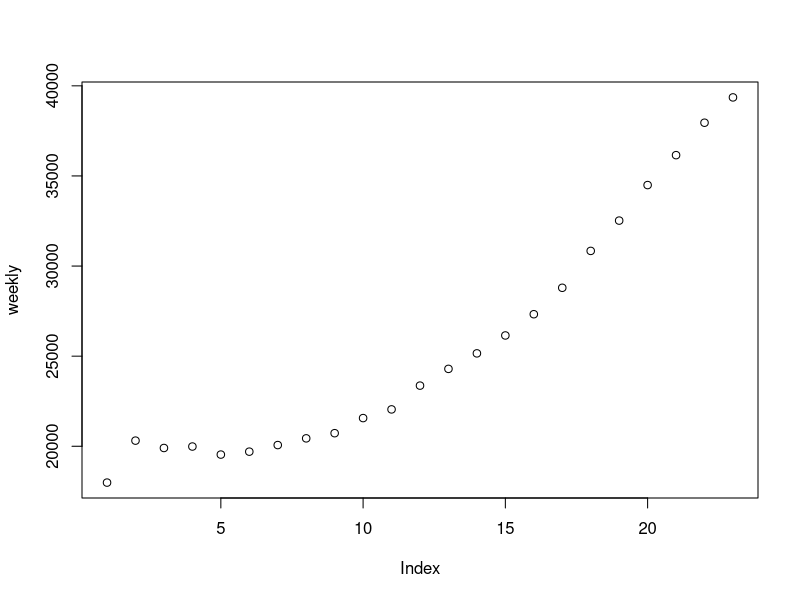
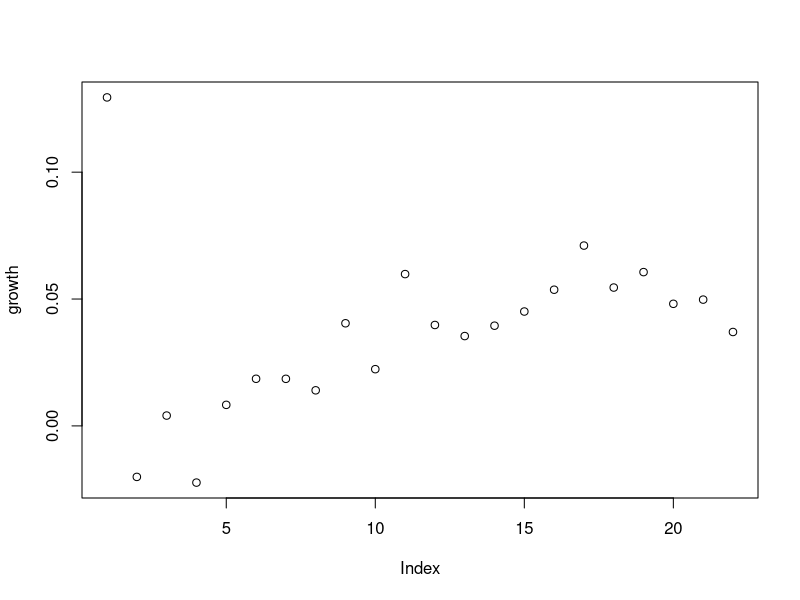
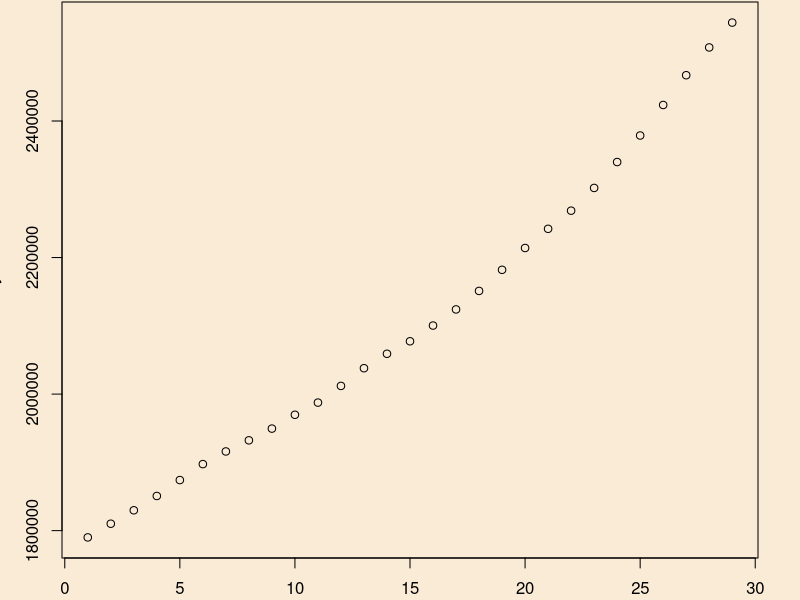

Source code (R) for these figures, in order: (Note: this script raises an error after producing the figures.)
# Jun 30, 2020
library(parallel)

# USA
# starting June 1
y <- c(1790074,1810113,1829792,1850767,1874055,1897436,1915971,1932272,1949452,1969698,1987546,2011968,2037910,2059051,2077358,2100406,2124026,2151108,2182035,2213998,2242093,2268651,2301966,2339911,2378764,2423490,2467071,2507762,2544152)
x <- 1:length(y)
daily <- c(1,y[-1]-y[-length(y)])
weekly <- c();for (i in 1:(length(daily)-6)){weekly <- c(weekly,mean(daily[i:(i+6)]))}
plot(weekly);growth <- weekly[-1]/weekly[-length(weekly)]-1;plot(growth)
daily_change <- median(growth[(length(growth)-6):length(growth)])
weekly_change <- mean(growth[(length(growth)-6):length(growth)])

x_forecast <- 1:(length(y)+21)
par(mfrow=c(1,1),mar=c(2.1,3.1,0.1,2.1),bg='antiquewhite',xpd=T,lwd=1)
plot(y~x)
x_subset <- x[(length(x)-20):length(x)]
y_subset <- y[(length(y)-20):length(y)]

# case growth
y_scale <- seq(0,20,length=25)
x_shift <- seq(0,500,length=25)
power <- seq(1,3,length=25)
y_shift <- seq(min(y_subset)/2,min(y_subset),length=25)
parameter_array <- expand.grid(y_scale,x_shift,power,y_shift)
combinations <- 1:nrow(parameter_array)
fit_fx <- function(input){sum((y_subset-parameter_array[input,4]-(parameter_array[input,1]*x_subset+parameter_array[input,2])^parameter_array[input,3])^2)}
cluster <- makeCluster(detectCores()-1)
clusterExport(cluster,c("x_subset","y_subset","parameter_array"))
system.time(sum_squares <- as.numeric(parLapply(cluster,combinations,fit_fx)))
deathgrow_USA <- as.numeric(parameter_array[which(sum_squares==min(sum_squares,na.rm=T)),]);print(deathgrow_USA)
fit_DG <- deathgrow_USA[4]+(deathgrow_USA[1]*x_forecast+deathgrow_USA[2])^deathgrow_USA[3]
plot(fit_DG~x_forecast,type="l");points(y_subset~x_subset,pch=16)

# case logistic
K <- seq(0,(max(y)-min(y_subset))*10,length=100)+max(y)
Po <- seq(-3,3,length=25)
r <- seq(-.2,0.2,length=25)
parameter_array <- expand.grid(K,Po,r)
combinations <- 1:nrow(parameter_array)
fit_fx <- function(input){sum((y_subset-parameter_array[input,1]/(1+exp(parameter_array[input,2]+parameter_array[input,3]*x_subset)))^2)}
cluster <- makeCluster(detectCores()-1)
clusterExport(cluster,c("x_subset","y_subset","parameter_array"))
system.time(sum_squares <- as.numeric(parLapply(cluster,combinations,fit_fx)))
deathlog_USA <- as.numeric(parameter_array[which(sum_squares==min(sum_squares,na.rm=T)),]);print(deathlog_USA)
fit_DL <- deathlog_USA[1]/(1+exp(deathlog_USA[2]+deathlog_USA[3]*x_forecast))
plot(fit_DG~x_forecast,type="l",col="red",lwd=3);lines(fit_DL~x_forecast,col="green",lwd=3);points(y_subset~x_subset,pch=16)
fit_DM <- .5*fit_DG+.5*fit_DL;lines(fit_DM~x_forecast,col="goldenrod1",lwd=3)

# case graph
par(mar=c(4.1,4.1,3.1,7.1),mfrow=c(1,1),bg='antiquewhite',xpd=T,lwd=2)
options(scipen=5)
y_shift <- floor(min(y_subset)/100000)*100000
y_max <- 4100000-y_shift
y_middle <- 3900000-y_shift
y_limit <- 3900000-y_shift
predicted <- 2425543
date_offset <- 22
barplot(y_subset-y_shift,space=0,col="goldenrod1",las=1,yaxt="n",xlim=c(0,length(x_forecast)-x_subset[1]),ylim=c(0,y_max))
par(new=T)
barplot(c(rep(NA,length(y_subset)),fit_DM[-(1:max(x_subset))])-y_shift,space=0,col="darkorange",las=1,yaxt="n",xlim=c(0,length(x_forecast)-x_subset[1]),ylim=c(0,y_max),density=50)
polygon(c(20,21,21,20),c(0,0,predicted-y_shift,predicted-y_shift),col="darkorange",density=50)
polygon(c(20,21,21,20),c(0,0,predicted-y_shift,predicted-y_shift),density=0)
range1 <- paste(format(as.Date(21,origin=Sys.Date()-date_offset),"%b%d"),"-",format(as.Date(28,origin=Sys.Date()-date_offset),"%b%d"),sep="")
range2 <- paste(format(as.Date(28,origin=Sys.Date()-date_offset),"%b%d"),"-",format(as.Date(35,origin=Sys.Date()-date_offset),"%b%d"),sep="")
range3 <- paste(format(as.Date(35,origin=Sys.Date()-date_offset),"%b%d"),"-",format(as.Date(42,origin=Sys.Date()-date_offset),"%b%d"),sep="")
text(45.25,y_limit*.72,range1,col="black",cex=1.3)
text(45.25,y_limit*.66,paste("+",round(fit_DM[length(fit_DM)-14]-max(y)),sep=""),col="darkorange",cex=2.4)
text(45.25,y_limit*.86,range2,col="black",cex=1.3)
text(45.25,y_limit*.8,paste("+",round(fit_DM[length(fit_DM)-7]-fit_DM[length(fit_DM)-14]),sep=""),col="darkorange",cex=2.4)
text(45.25,y_limit*1,range3,col="black",cex=1.3)
text(45.25,y_limit*.94,paste("+",round(fit_DM[length(fit_DM)]-fit_DM[length(fit_DM)-7]),sep=""),col="darkorange",cex=2.4)
axis(1,pos=0,hadj=.8,las=3,cex.axis=1.5,at=0:41+.5,labels=format(as.Date(1:42,origin=Sys.Date()-date_offset),"%b%d"),tick=F)
y_axis <- axis(2,pos=0,lwd=5,las=2,cex.axis=1,hadj=20)
axis(2,pos=0,lwd=5,las=2,cex.axis=1.5,at=y_axis,labels=y_shift+y_axis)
mtext("United States",side=3,line = -0.5,cex=5)
text(-2.5,y_limit*1.14,"COVID",cex=2)
text(-2.5,y_limit*1.08,"Cases",cex=2)
text(45.25,y_limit*1.18,"7-Day Median",cex=1.3)
text(45.25,y_limit*1.14,"Daily Growth:",cex=1.3)
text(45.25,y_limit*1.08,paste(round(daily_change*100,1),"%",sep=""),col="black",cex=2.5)
text(20.5,y_middle*.58,"Predicted:",cex=1.3)
text(20.5,y_middle*.52,predicted,col="darkorange",cex=2.5)
text(20.5,y_limit*.72,"June 29:",cex=1.3)
text(20.5,y_limit*.66,y[length(y)],cex=2.5)

# India
# starting June 3
y <- c(207615,216919,226770,236657,246628,256611,266598,276583,286579,297535,308993,320922,332424,343091,354065,366946,380532,395048,410461,425282,440215,456183,473105,490401,508953,528859,548318,566840)
x <- 1:length(y)
daily <- c(1,y[-1]-y[-length(y)])
weekly <- c();for (i in 1:(length(daily)-6)){weekly <- c(weekly,mean(daily[i:(i+6)]))}
plot(weekly);growth <- weekly[-1]/weekly[-length(weekly)]-1;plot(growth)
daily_change <- median(growth[(length(growth)-6):length(growth)])
weekly_change <- mean(growth[(length(growth)-6):length(growth)])

x_forecast <- 1:(length(y)+21)
par(mfrow=c(1,1),mar=c(2.1,3.1,0.1,2.1),bg='antiquewhite',xpd=T,lwd=1)
plot(y~x)
x_subset <- x[(length(x)-20):length(x)]
y_subset <- y[(length(y)-20):length(y)]

# case growth
y_scale <- seq(0,20,length=25)
x_shift <- seq(0,500,length=25)
power <- seq(1,3,length=25)
y_shift <- seq(min(y_subset)/2,min(y_subset),length=25)
parameter_array <- expand.grid(y_scale,x_shift,power,y_shift)
combinations <- 1:nrow(parameter_array)
fit_fx <- function(input){sum((y_subset-parameter_array[input,4]-(parameter_array[input,1]*x_subset+parameter_array[input,2])^parameter_array[input,3])^2)}
cluster <- makeCluster(detectCores()-1)
clusterExport(cluster,c("x_subset","y_subset","parameter_array"))
system.time(sum_squares <- as.numeric(parLapply(cluster,combinations,fit_fx)))
deathgrow_INDIA <- as.numeric(parameter_array[which(sum_squares==min(sum_squares,na.rm=T)),]);print(deathgrow_INDIA)
fit_DG <- deathgrow_INDIA[4]+(deathgrow_INDIA[1]*x_forecast+deathgrow_INDIA[2])^deathgrow_INDIA[3]
plot(fit_DG~x_forecast,type="l");points(y_subset~x_subset,pch=16)

# case logistic
K <- seq(0,(max(y)-min(y_subset))*10,length=100)+max(y)
Po <- seq(-3,3,length=25)
r <- seq(-.2,0.2,length=25)
parameter_array <- expand.grid(K,Po,r)
combinations <- 1:nrow(parameter_array)
fit_fx <- function(input){sum((y_subset-parameter_array[input,1]/(1+exp(parameter_array[input,2]+parameter_array[input,3]*x_subset)))^2)}
cluster <- makeCluster(detectCores()-1)
clusterExport(cluster,c("x_subset","y_subset","parameter_array"))
system.time(sum_squares <- as.numeric(parLapply(cluster,combinations,fit_fx)))
deathlog_INDIA <- as.numeric(parameter_array[which(sum_squares==min(sum_squares,na.rm=T)),]);print(deathlog_INDIA)
fit_DL <- deathlog_INDIA[1]/(1+exp(deathlog_INDIA[2]+deathlog_INDIA[3]*x_forecast))
plot(fit_DG~x_forecast,type="l",col="red",lwd=3);lines(fit_DL~x_forecast,col="green",lwd=3);points(y_subset~x_subset,pch=16)
fit_DM <- .5*fit_DG+.5*fit_DL;lines(fit_DM~x_forecast,col="goldenrod1",lwd=3)

# case graph
par(mar=c(4.1,4.1,3.1,7.1),mfrow=c(1,1),bg='antiquewhite',xpd=T,lwd=2)
options(scipen=5)
y_shift <- floor(min(y_subset)/100000)*100000
y_max <- 1300000-y_shift
y_middle <- 1200000-y_shift
y_limit <- 1200000-y_shift
predicted <- 540864
date_offset <- 21
barplot(y_subset-y_shift,space=0,col="goldenrod1",las=1,yaxt="n",xlim=c(0,length(x_forecast)-x_subset[1]),ylim=c(0,y_max))
par(new=T)
barplot(c(rep(NA,length(y_subset)),fit_DM[-(1:max(x_subset))])-y_shift,space=0,col="darkorange",las=1,yaxt="n",xlim=c(0,length(x_forecast)-x_subset[1]),ylim=c(0,y_max),density=50)
polygon(c(20,21,21,20),c(0,0,predicted-y_shift,predicted-y_shift),col="darkorange",density=50)
polygon(c(20,21,21,20),c(0,0,predicted-y_shift,predicted-y_shift),density=0)
range1 <- paste(format(as.Date(21,origin=Sys.Date()-date_offset),"%b%d"),"-",format(as.Date(28,origin=Sys.Date()-date_offset),"%b%d"),sep="")
range2 <- paste(format(as.Date(28,origin=Sys.Date()-date_offset),"%b%d"),"-",format(as.Date(35,origin=Sys.Date()-date_offset),"%b%d"),sep="")
range3 <- paste(format(as.Date(35,origin=Sys.Date()-date_offset),"%b%d"),"-",format(as.Date(42,origin=Sys.Date()-date_offset),"%b%d"),sep="")
text(45.25,y_limit*.72,range1,col="black",cex=1.3)
text(45.25,y_limit*.66,paste("+",round(fit_DM[length(fit_DM)-14]-max(y)),sep=""),col="darkorange",cex=2.4)
text(45.25,y_limit*.86,range2,col="black",cex=1.3)
text(45.25,y_limit*.8,paste("+",round(fit_DM[length(fit_DM)-7]-fit_DM[length(fit_DM)-14]),sep=""),col="darkorange",cex=2.4)
text(45.25,y_limit*1,range3,col="black",cex=1.3)
text(45.25,y_limit*.94,paste("+",round(fit_DM[length(fit_DM)]-fit_DM[length(fit_DM)-7]),sep=""),col="darkorange",cex=2.4)
axis(1,pos=0,hadj=.8,las=3,cex.axis=1.5,at=0:41+.5,labels=format(as.Date(1:42,origin=Sys.Date()-date_offset),"%b%d"),tick=F)
y_axis <- axis(2,pos=0,lwd=5,las=2,cex.axis=1,hadj=20)
axis(2,pos=0,lwd=5,las=2,cex.axis=1.5,at=y_axis,labels=y_shift+y_axis)
mtext("India",side=3,line = -0.5,cex=5)
text(-2.5,y_limit*1.14,"COVID",cex=2)
text(-2.5,y_limit*1.08,"Cases",cex=2)
text(45.25,y_limit*1.18,"7-Day Median",cex=1.3)
text(45.25,y_limit*1.14,"Daily Growth:",cex=1.3)
text(45.25,y_limit*1.08,paste(round(daily_change*100,1),"%",sep=""),col="black",cex=2.5)
text(20.5,y_middle*.58,"Predicted:",cex=1.3)
text(20.5,y_middle*.52,predicted,col="darkorange",cex=2.5)
text(20.5,y_limit*.72,"June 30:",cex=1.3)
text(20.5,y_limit*.66,y[length(y)],cex=2.5)

# UK
# starting June 1
y <- c(276332,277985,279856,281661,283311,284868,286194,287399,289140,290143,291409,292950,294375,295889,296857,298136,299251,300469,301815,303110,304331,305289,306210,306862,307980,309360,310250,311151,311965)
x <- 1:length(y)
daily <- c(1,y[-1]-y[-length(y)])
weekly <- c();for (i in 1:(length(daily)-6)){weekly <- c(weekly,mean(daily[i:(i+6)]))}
plot(weekly);growth <- weekly[-1]/weekly[-length(weekly)]-1;plot(growth)
daily_change <- median(growth[(length(growth)-6):length(growth)])
weekly_change <- mean(growth[(length(growth)-6):length(growth)])

x_forecast <- 1:(length(y)+21)
par(mfrow=c(1,1),mar=c(2.1,3.1,0.1,2.1),bg='antiquewhite',xpd=T,lwd=1)
plot(y~x)
x_subset <- x[(length(x)-20):length(x)]
y_subset <- y[(length(y)-20):length(y)]

# case growth
y_scale <- seq(0,20,length=25)
x_shift <- seq(1000,2000,length=25)
power <- seq(.5,2.5,length=25)
y_shift <- seq(min(y_subset)/2,min(y_subset),length=25)
parameter_array <- expand.grid(y_scale,x_shift,power,y_shift)
combinations <- 1:nrow(parameter_array)
fit_fx <- function(input){sum((y_subset-parameter_array[input,4]-(parameter_array[input,1]*x_subset+parameter_array[input,2])^parameter_array[input,3])^2)}
cluster <- makeCluster(detectCores()-1)
clusterExport(cluster,c("x_subset","y_subset","parameter_array"))
system.time(sum_squares <- as.numeric(parLapply(cluster,combinations,fit_fx)))
deathgrow_UK <- as.numeric(parameter_array[which(sum_squares==min(sum_squares,na.rm=T)),]);print(deathgrow_UK)
fit_DG <- deathgrow_UK[4]+(deathgrow_UK[1]*x_forecast+deathgrow_UK[2])^deathgrow_UK[3]
plot(fit_DG~x_forecast,type="l");points(y_subset~x_subset,pch=16)

# case logistic
K <- seq(0,(max(y)-min(y_subset))*5,length=100)+max(y)
Po <- seq(-3,3,length=25)
r <- seq(-.2,0.2,length=25)
parameter_array <- expand.grid(K,Po,r)
combinations <- 1:nrow(parameter_array)
fit_fx <- function(input){sum((y_subset-parameter_array[input,1]/(1+exp(parameter_array[input,2]+parameter_array[input,3]*x_subset)))^2)}
cluster <- makeCluster(detectCores()-1)
clusterExport(cluster,c("x_subset","y_subset","parameter_array"))
system.time(sum_squares <- as.numeric(parLapply(cluster,combinations,fit_fx)))
deathlog_UK <- as.numeric(parameter_array[which(sum_squares==min(sum_squares,na.rm=T)),]);print(deathlog_UK)
fit_DL <- deathlog_UK[1]/(1+exp(deathlog_UK[2]+deathlog_UK[3]*x_forecast))
plot(fit_DG~x_forecast,type="l",col="red",lwd=3);lines(fit_DL~x_forecast,col="green",lwd=3);points(y_subset~x_subset,pch=16)
fit_DM <- .2*fit_DG+.8*fit_DL;lines(fit_DM~x_forecast,col="goldenrod1",lwd=3)

# case graph
par(mar=c(4.1,4.1,3.1,7.1),mfrow=c(1,1),bg='antiquewhite',xpd=T,lwd=2)
options(scipen=5)
y_shift <- floor(min(y_subset)/10000)*10000
y_max <- 337500-y_shift
y_middle <- 330000-y_shift
y_limit <- 330000-y_shift
predicted <- 313295
date_offset <- 22
barplot(y_subset-y_shift,space=0,col="goldenrod1",las=1,yaxt="n",xlim=c(0,length(x_forecast)-x_subset[1]),ylim=c(0,y_max))
par(new=T)
barplot(c(rep(NA,length(y_subset)),fit_DM[-(1:max(x_subset))])-y_shift,space=0,col="darkorange",las=1,yaxt="n",xlim=c(0,length(x_forecast)-x_subset[1]),ylim=c(0,y_max),density=50)
ref <- max(y)-y_shift
polygon(c(20,21,21,20),c(ref,ref,predicted-y_shift,predicted-y_shift),col="darkorange",density=50)
polygon(c(20,21,21,20),c(ref,ref,predicted-y_shift,predicted-y_shift),density=0)
range1 <- paste(format(as.Date(21,origin=Sys.Date()-date_offset),"%b%d"),"-",format(as.Date(28,origin=Sys.Date()-date_offset),"%b%d"),sep="")
range2 <- paste(format(as.Date(28,origin=Sys.Date()-date_offset),"%b%d"),"-",format(as.Date(35,origin=Sys.Date()-date_offset),"%b%d"),sep="")
range3 <- paste(format(as.Date(35,origin=Sys.Date()-date_offset),"%b%d"),"-",format(as.Date(42,origin=Sys.Date()-date_offset),"%b%d"),sep="")
text(45.25,y_limit*.72,range1,col="black",cex=1.3)
text(45.25,y_limit*.66,paste("+",round(fit_DM[length(fit_DM)-14]-max(y)),sep=""),col="darkorange",cex=2.4)
text(45.25,y_limit*.86,range2,col="black",cex=1.3)
text(45.25,y_limit*.8,paste("+",round(fit_DM[length(fit_DM)-7]-fit_DM[length(fit_DM)-14]),sep=""),col="darkorange",cex=2.4)
text(45.25,y_limit*1,range3,col="black",cex=1.3)
text(45.25,y_limit*.94,paste("+",round(fit_DM[length(fit_DM)]-fit_DM[length(fit_DM)-7]),sep=""),col="darkorange",cex=2.4)
axis(1,pos=0,hadj=.8,las=3,cex.axis=1.5,at=0:41+.5,labels=format(as.Date(1:42,origin=Sys.Date()-date_offset),"%b%d"),tick=F)
y_axis <- axis(2,pos=0,lwd=5,las=2,cex.axis=1,hadj=20)
axis(2,pos=0,lwd=5,las=2,cex.axis=1.5,at=y_axis,labels=y_shift+y_axis)
mtext("United Kingdom",side=3,line = -0.5,cex=5)
text(-2.5,y_limit*1.14,"COVID",cex=2)
text(-2.5,y_limit*1.08,"Cases",cex=2)
text(45.25,y_limit*1.18,"7-Day Median",cex=1.3)
text(45.25,y_limit*1.14,"Daily Growth:",cex=1.3)
text(45.25,y_limit*1.08,paste(round(daily_change*100,1),"%",sep=""),col="black",cex=2.5)
text(20.5,y_middle*(.58+.25),"Predicted:",cex=1.3)
text(20.5,y_middle*(.52+.25),predicted,col="darkorange",cex=2.5)
text(20.5,y_limit*(.72+.25),"June 29:",cex=1.3)
text(20.5,y_limit*(.66+.25),y[length(y)],cex=2.5)

# Canada
# starting June 1
y <- c(91705,92410,93085,93726,94335,95057,95699,96244,96652,97125,97530,97945,98410,98787,99147,99467,99853,100220,100629,101019,101337,101637,101963,102242,102622,102794,103032,103250,103918)
x <- 1:length(y)
daily <- c(1,y[-1]-y[-length(y)])
weekly <- c();for (i in 1:(length(daily)-6)){weekly <- c(weekly,mean(daily[i:(i+6)]))}
plot(weekly);growth <- weekly[-1]/weekly[-length(weekly)]-1;plot(growth)
daily_change <- median(growth[(length(growth)-6):length(growth)])
weekly_change <- mean(growth[(length(growth)-6):length(growth)])

x_forecast <- 1:(length(y)+21)
par(mfrow=c(1,1),mar=c(2.1,3.1,0.1,2.1),bg='antiquewhite',xpd=T,lwd=1)
plot(y~x)
x_subset <- x[(length(x)-20):length(x)]
y_subset <- y[(length(y)-20):length(y)]

# case growth
y_scale <- seq(0,20,length=25)
x_shift <- seq(0,1000,length=25)
power <- seq(.5,2.5,length=25)
y_shift <- seq(min(y_subset)/2,min(y_subset),length=25)
parameter_array <- expand.grid(y_scale,x_shift,power,y_shift)
combinations <- 1:nrow(parameter_array)
fit_fx <- function(input){sum((y_subset-parameter_array[input,4]-(parameter_array[input,1]*x_subset+parameter_array[input,2])^parameter_array[input,3])^2)}
cluster <- makeCluster(detectCores()-1)
clusterExport(cluster,c("x_subset","y_subset","parameter_array"))
system.time(sum_squares <- as.numeric(parLapply(cluster,combinations,fit_fx)))
deathgrow_CANADA <- as.numeric(parameter_array[which(sum_squares==min(sum_squares,na.rm=T)),]);print(deathgrow_CANADA)
fit_DG <- deathgrow_CANADA[4]+(deathgrow_CANADA[1]*x_forecast+deathgrow_CANADA[2])^deathgrow_CANADA[3]
plot(fit_DG~x_forecast,type="l");points(y_subset~x_subset,pch=16)

# case logistic
K <- seq(0,(max(y)-min(y_subset))*5,length=100)+max(y)
Po <- seq(-3,3,length=25)
r <- seq(-.2,0.2,length=25)
parameter_array <- expand.grid(K,Po,r)
combinations <- 1:nrow(parameter_array)
fit_fx <- function(input){sum((y_subset-parameter_array[input,1]/(1+exp(parameter_array[input,2]+parameter_array[input,3]*x_subset)))^2)}
cluster <- makeCluster(detectCores()-1)
clusterExport(cluster,c("x_subset","y_subset","parameter_array"))
system.time(sum_squares <- as.numeric(parLapply(cluster,combinations,fit_fx)))
deathlog_CANADA <- as.numeric(parameter_array[which(sum_squares==min(sum_squares,na.rm=T)),]);print(deathlog_CANADA)
fit_DL <- deathlog_CANADA[1]/(1+exp(deathlog_CANADA[2]+deathlog_CANADA[3]*x_forecast))
plot(fit_DG~x_forecast,type="l",col="red",lwd=3);lines(fit_DL~x_forecast,col="green",lwd=3);points(y_subset~x_subset,pch=16)
fit_DM <- .2*fit_DG+.8*fit_DL;lines(fit_DM~x_forecast,col="goldenrod1",lwd=3)

# case graph
par(mar=c(4.1,4.1,3.1,7.1),mfrow=c(1,1),bg='antiquewhite',xpd=T,lwd=2)
options(scipen=5)
y_shift <- floor(min(y_subset)/1000)*1000
y_max <- 112500-y_shift
y_middle <- 111000-y_shift
y_limit <- 111000-y_shift
predicted <- 104474
date_offset <- 22
barplot(y_subset-y_shift,space=0,col="goldenrod1",las=1,yaxt="n",xlim=c(0,length(x_forecast)-x_subset[1]),ylim=c(0,y_max))
par(new=T)
barplot(c(rep(NA,length(y_subset)),fit_DM[-(1:max(x_subset))])-y_shift,space=0,col="darkorange",las=1,yaxt="n",xlim=c(0,length(x_forecast)-x_subset[1]),ylim=c(0,y_max),density=50)
ref <- max(y)-y_shift
polygon(c(20,21,21,20),c(ref,ref,predicted-y_shift,predicted-y_shift),col="darkorange",density=50)
polygon(c(20,21,21,20),c(ref,ref,predicted-y_shift,predicted-y_shift),density=0)
range1 <- paste(format(as.Date(21,origin=Sys.Date()-date_offset),"%b%d"),"-",format(as.Date(28,origin=Sys.Date()-date_offset),"%b%d"),sep="")
range2 <- paste(format(as.Date(28,origin=Sys.Date()-date_offset),"%b%d"),"-",format(as.Date(35,origin=Sys.Date()-date_offset),"%b%d"),sep="")
range3 <- paste(format(as.Date(35,origin=Sys.Date()-date_offset),"%b%d"),"-",format(as.Date(42,origin=Sys.Date()-date_offset),"%b%d"),sep="")
text(45.25,y_limit*.72,range1,col="black",cex=1.3)
text(45.25,y_limit*.66,paste("+",round(fit_DM[length(fit_DM)-14]-max(y)),sep=""),col="darkorange",cex=2.4)
text(45.25,y_limit*.86,range2,col="black",cex=1.3)
text(45.25,y_limit*.8,paste("+",round(fit_DM[length(fit_DM)-7]-fit_DM[length(fit_DM)-14]),sep=""),col="darkorange",cex=2.4)
text(45.25,y_limit*1,range3,col="black",cex=1.3)
text(45.25,y_limit*.94,paste("+",round(fit_DM[length(fit_DM)]-fit_DM[length(fit_DM)-7]),sep=""),col="darkorange",cex=2.4)
axis(1,pos=0,hadj=.8,las=3,cex.axis=1.5,at=0:41+.5,labels=format(as.Date(1:42,origin=Sys.Date()-date_offset),"%b%d"),tick=F)
y_axis <- axis(2,pos=0,lwd=5,las=2,cex.axis=1,hadj=20)
axis(2,pos=0,lwd=5,las=2,cex.axis=1.5,at=y_axis,labels=y_shift+y_axis)
mtext("Canada",side=3,line = -0.5,cex=5)
text(-2.5,y_limit*1.14,"COVID",cex=2)
text(-2.5,y_limit*1.08,"Cases",cex=2)
text(45.25,y_limit*1.18,"7-Day Median",cex=1.3)
text(45.25,y_limit*1.14,"Daily Growth:",cex=1.3)
text(45.25,y_limit*1.08,paste(round(daily_change*100,1),"%",sep=""),col="black",cex=2.5)
text(20.5,y_middle*(.58+.15),"Predicted:",cex=1.3)
text(20.5,y_middle*(.52+.15),predicted,col="darkorange",cex=2.5)
text(20.5,y_limit*(.72+.15),"June 29:",cex=1.3)
text(20.5,y_limit*(.66+.15),y[length(y)],cex=2.5)